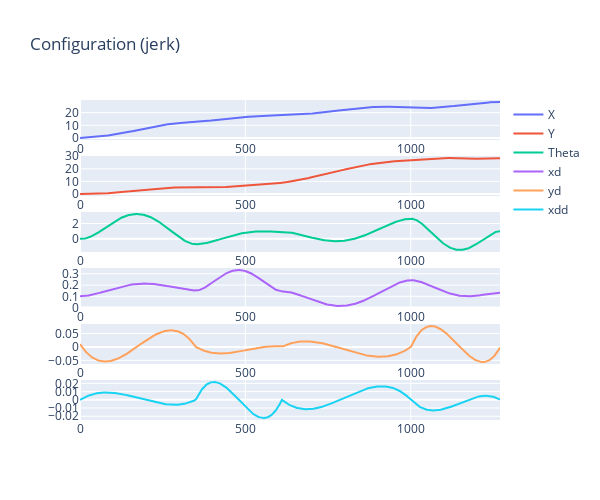
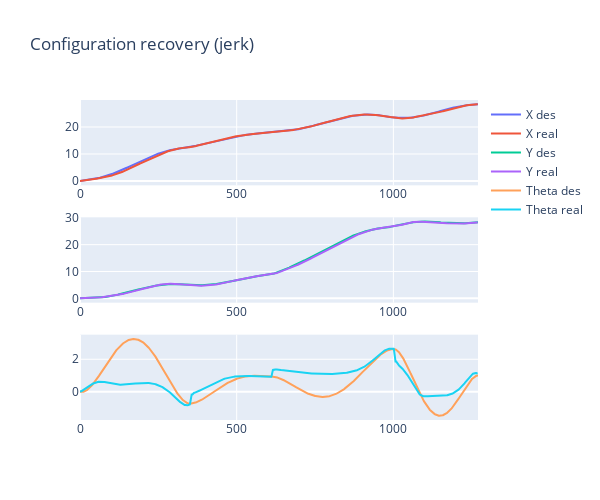
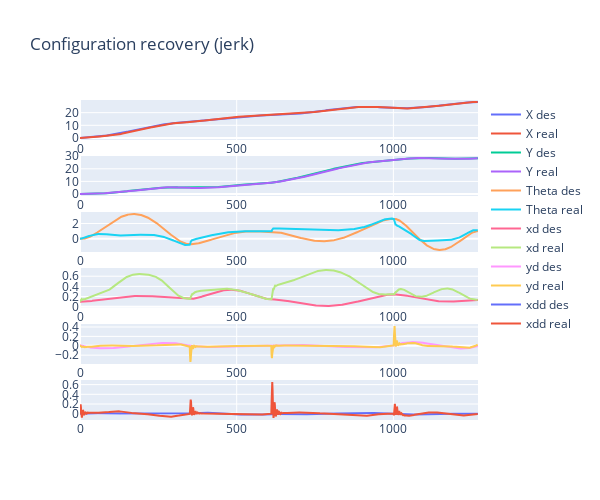
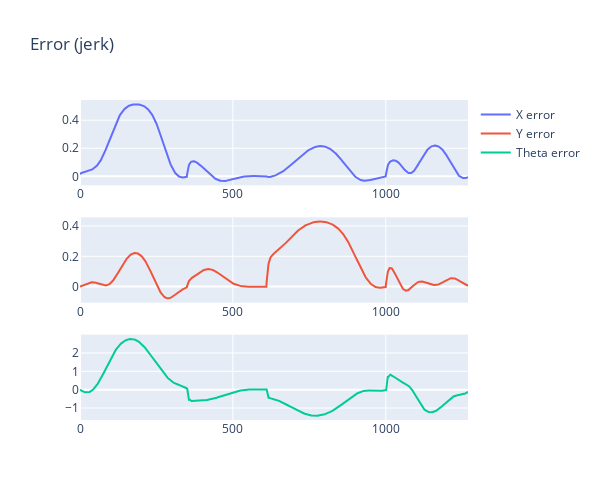

The code cell stored with these charts, in order, in its notebook:
### Code cell
evaluate = State_Reconstruction(rrt.confs, rrt.commands, rrt.accs_robF, jerk)
evaluate.rec_states()
evaluate.plot_stuff()

### Figure 1 — Plotly figure (JSON) as saved in the notebook; plotly's stock layout.template omitted (floating-point values rounded to 4 significant figures; data arrays with more than 128 entries replaced by an {"elided": "..."} marker saying what was removed)
{"data": [{"name": "X ", "type": "scatter", "x": {"elided": "1270 float values"}, "xaxis": "x", "y": {"elided": "1270 float values"}, "yaxis": "y"}, {"name": "Y ", "type": "scatter", "x": {"elided": "1270 float values"}, "xaxis": "x2", "y": {"elided": "1270 float values"}, "yaxis": "y2"}, {"name": "Theta ", "type": "scatter", "x": {"elided": "1270 float values"}, "xaxis": "x3", "y": {"elided": "1270 float values"}, "yaxis": "y3"}, {"name": "xd ", "type": "scatter", "x": {"elided": "1270 float values"}, "xaxis": "x4", "y": {"elided": "1270 float values"}, "yaxis": "y4"}, {"name": "yd ", "type": "scatter", "x": {"elided": "1270 float values"}, "xaxis": "x5", "y": {"elided": "1270 float values"}, "yaxis": "y5"}, {"name": "xdd ", "type": "scatter", "x": {"elided": "1270 float values"}, "xaxis": "x6", "y": {"elided": "1270 float values"}, "yaxis": "y6"}], "layout": {"height": 500, "title": {"text": "Configuration (jerk)"}, "width": 600, "xaxis": {"anchor": "y", "domain": [0, 1]}, "xaxis2": {"anchor": "y2", "domain": [0, 1]}, "xaxis3": {"anchor": "y3", "domain": [0, 1]}, "xaxis4": {"anchor": "y4", "domain": [0, 1]}, "xaxis5": {"anchor": "y5", "domain": [0, 1]}, "xaxis6": {"anchor": "y6", "domain": [0, 1]}, "yaxis": {"anchor": "x", "domain": [0.875, 1]}, "yaxis2": {"anchor": "x2", "domain": [0.7, 0.825]}, "yaxis3": {"anchor": "x3", "domain": [0.525, 0.65]}, "yaxis4": {"anchor": "x4", "domain": [0.35, 0.475]}, "yaxis5": {"anchor": "x5", "domain": [0.175, 0.3]}, "yaxis6": {"anchor": "x6", "domain": [0, 0.125]}}}

### Figure 2 — Plotly figure (JSON) as saved in the notebook; plotly's stock layout.template omitted (floating-point values rounded to 4 significant figures; data arrays with more than 128 entries replaced by an {"elided": "..."} marker saying what was removed)
{"data": [{"name": "X des", "type": "scatter", "x": {"elided": "1270 float values"}, "xaxis": "x", "y": {"elided": "1270 float values"}, "yaxis": "y"}, {"name": "X real", "type": "scatter", "x": {"elided": "1270 float values"}, "xaxis": "x", "y": {"elided": "1269 float values"}, "yaxis": "y"}, {"name": "Y des", "type": "scatter", "x": {"elided": "1270 float values"}, "xaxis": "x2", "y": {"elided": "1270 float values"}, "yaxis": "y2"}, {"name": "Y real", "type": "scatter", "x": {"elided": "1270 float values"}, "xaxis": "x2", "y": {"elided": "1269 float values"}, "yaxis": "y2"}, {"name": "Theta des", "type": "scatter", "x": {"elided": "1270 float values"}, "xaxis": "x3", "y": {"elided": "1270 float values"}, "yaxis": "y3"}, {"name": "Theta real", "type": "scatter", "x": {"elided": "1270 float values"}, "xaxis": "x3", "y": {"elided": "1269 float values"}, "yaxis": "y3"}], "layout": {"height": 500, "title": {"text": "Configuration recovery (jerk)"}, "width": 600, "xaxis": {"anchor": "y", "domain": [0, 1]}, "xaxis2": {"anchor": "y2", "domain": [0, 1]}, "xaxis3": {"anchor": "y3", "domain": [0, 1]}, "yaxis": {"anchor": "x", "domain": [0.7333, 1]}, "yaxis2": {"anchor": "x2", "domain": [0.3667, 0.6333]}, "yaxis3": {"anchor": "x3", "domain": [0, 0.2667]}}}

### Figure 3 — Plotly figure (JSON) as saved in the notebook; plotly's stock layout.template omitted (floating-point values rounded to 4 significant figures; data arrays with more than 128 entries replaced by an {"elided": "..."} marker saying what was removed)
{"data": [{"name": "X des", "type": "scatter", "x": {"elided": "1270 float values"}, "xaxis": "x", "y": {"elided": "1270 float values"}, "yaxis": "y"}, {"name": "X real", "type": "scatter", "x": {"elided": "1270 float values"}, "xaxis": "x", "y": {"elided": "1269 float values"}, "yaxis": "y"}, {"name": "Y des", "type": "scatter", "x": {"elided": "1270 float values"}, "xaxis": "x2", "y": {"elided": "1270 float values"}, "yaxis": "y2"}, {"name": "Y real", "type": "scatter", "x": {"elided": "1270 float values"}, "xaxis": "x2", "y": {"elided": "1269 float values"}, "yaxis": "y2"}, {"name": "Theta des", "type": "scatter", "x": {"elided": "1270 float values"}, "xaxis": "x3", "y": {"elided": "1270 float values"}, "yaxis": "y3"}, {"name": "Theta real", "type": "scatter", "x": {"elided": "1270 float values"}, "xaxis": "x3", "y": {"elided": "1269 float values"}, "yaxis": "y3"}, {"name": "xd des", "type": "scatter", "x": {"elided": "1270 float values"}, "xaxis": "x4", "y": {"elided": "1270 float values"}, "yaxis": "y4"}, {"name": "xd real", "type": "scatter", "x": {"elided": "1270 float values"}, "xaxis": "x4", "y": {"elided": "1269 float values"}, "yaxis": "y4"}, {"name": "yd des", "type": "scatter", "x": {"elided": "1270 float values"}, "xaxis": "x5", "y": {"elided": "1270 float values"}, "yaxis": "y5"}, {"name": "yd real", "type": "scatter", "x": {"elided": "1270 float values"}, "xaxis": "x5", "y": {"elided": "1269 float values"}, "yaxis": "y5"}, {"name": "xdd des", "type": "scatter", "x": {"elided": "1270 float values"}, "xaxis": "x6", "y": {"elided": "1270 float values"}, "yaxis": "y6"}, {"name": "xdd real", "type": "scatter", "x": {"elided": "1270 float values"}, "xaxis": "x6", "y": {"elided": "1269 float values"}, "yaxis": "y6"}], "layout": {"height": 500, "title": {"text": "Configuration recovery (jerk)"}, "width": 600, "xaxis": {"anchor": "y", "domain": [0, 1]}, "xaxis2": {"anchor": "y2", "domain": [0, 1]}, "xaxis3": {"anchor": "y3", "domain": [0, 1]}, "xaxis4": {"anchor": "y4", "domain": [0, 1]}, "xaxis5": {"anchor": "y5", "domain": [0, 1]}, "xaxis6": {"anchor": "y6", "domain": [0, 1]}, "yaxis": {"anchor": "x", "domain": [0.875, 1]}, "yaxis2": {"anchor": "x2", "domain": [0.7, 0.825]}, "yaxis3": {"anchor": "x3", "domain": [0.525, 0.65]}, "yaxis4": {"anchor": "x4", "domain": [0.35, 0.475]}, "yaxis5": {"anchor": "x5", "domain": [0.175, 0.3]}, "yaxis6": {"anchor": "x6", "domain": [0, 0.125]}}}

### Figure 4 — Plotly figure (JSON) as saved in the notebook; plotly's stock layout.template omitted (floating-point values rounded to 4 significant figures; data arrays with more than 128 entries replaced by an {"elided": "..."} marker saying what was removed)
{"data": [{"name": "X error ", "type": "scatter", "x": {"elided": "1269 float values"}, "xaxis": "x", "y": {"elided": "1269 float values"}, "yaxis": "y"}, {"name": "Y error ", "type": "scatter", "x": {"elided": "1269 float values"}, "xaxis": "x2", "y": {"elided": "1269 float values"}, "yaxis": "y2"}, {"name": "Theta error ", "type": "scatter", "x": {"elided": "1269 float values"}, "xaxis": "x3", "y": {"elided": "1269 float values"}, "yaxis": "y3"}], "layout": {"height": 500, "title": {"text": "Error (jerk)"}, "width": 600, "xaxis": {"anchor": "y", "domain": [0, 1]}, "xaxis2": {"anchor": "y2", "domain": [0, 1]}, "xaxis3": {"anchor": "y3", "domain": [0, 1]}, "yaxis": {"anchor": "x", "domain": [0.7333, 1]}, "yaxis2": {"anchor": "x2", "domain": [0.3667, 0.6333]}, "yaxis3": {"anchor": "x3", "domain": [0, 0.2667]}}}
